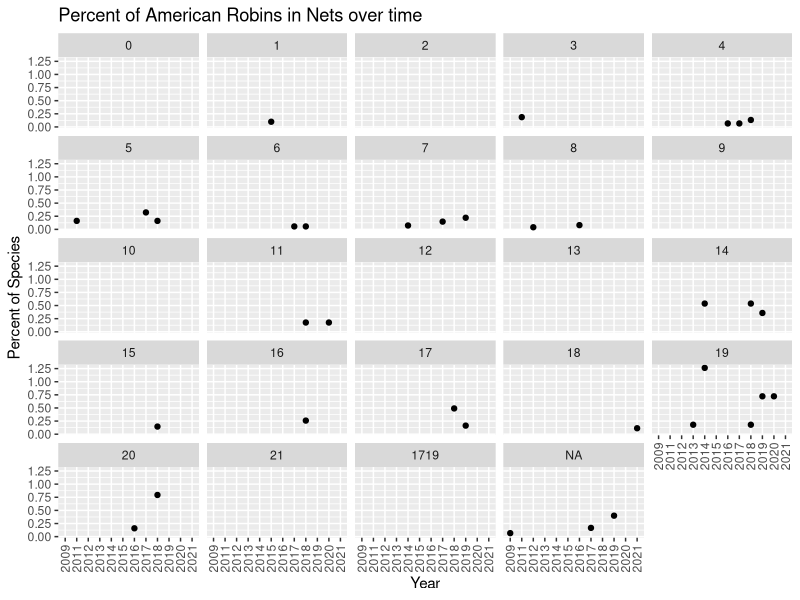

R code for this plot:
## ---- chunk 1
knitr::opts_chunk$set(echo = TRUE)
library(tidyverse)
library(readxl)
library(lubridate)

# Note: **PPP** = "Potential problem point" in code if trying to run new data 
## ---- chunk 2
recap_data <- read_excel("All Recaps Dec 9 2021.xls") 
band_data <- read_excel("All bands Dec 9 2021.xls") %>% 
  rename(Net = `Net/box`)

all_data <- recap_data %>% 
  full_join(band_data)  %>% # join recap and band data 
  mutate(Time = str_split_fixed(Time, " ", 2)[,2]) %>% # only keep time (not [incorrect] date) **PPP**
  rename(banding_date = `Banding Date`, recapture_date = `Recapture Date`, how_captured = `How Captured`, band_number = `Band Number`, wing_chord = `Wing Chord`) %>%  # rename columns without spaces
  mutate(net_number = as.factor(as.numeric(Net)), Species = as.factor(Species)) %>% # only keep number for nets; change species to factor 
  mutate(obs_date = coalesce(recapture_date, banding_date)) 


## ---- chunk 3
birds_per_net <- all_data %>% 
  group_by(net_number) %>% 
  summarize(tot_birds= n()) #%>% # total number of birds caught in each net
  #filter(tot_birds > 1, !is.na(net_number)) # filter out only "real" nets **PPP** 


net_spec <- all_data %>% 
  group_by(net_number, Species) %>% 
  summarize(num_birds = n()) %>% 
  left_join(birds_per_net) %>% 
  mutate(perc_species = num_birds/tot_birds*100) 
net_spec

net_spec_yr <- all_data %>% 
  mutate(obs_yr = format(obs_date, "%Y")) %>% 
  group_by(net_number, Species, obs_yr) %>% 
  summarize(num_birds = n()) %>% 
  left_join(birds_per_net) %>% 
  mutate(perc_species = num_birds/tot_birds*100)
net_spec_yr

net_spec_export <- net_spec %>% select(-tot_birds)
net_spec_yr_export <- net_spec_yr %>% select(-tot_birds)


write_excel_csv(net_spec_export, file = paste(Sys.Date(), "_net_percSpecies", ".csv", sep = ""))
write_excel_csv(net_spec_yr_export, file = paste(Sys.Date(), "_net_percSpecies_yr", ".csv", sep =""))

## ---- chunk 4

plot_export <- net_spec_yr %>% 
  filter(Species == "AMRO") %>% 
  ggplot(aes(x = obs_yr, y = perc_species))+ 
  geom_point()+
  facet_wrap(~net_number, drop = FALSE) + 
  labs(y = "Percent of Species", x = "Year", title = "Percent of American Robins in Nets over time")+
  theme(axis.text.x = element_text(angle = 90, vjust = 0.5, hjust=1))

ggsave("plot_example.pdf", plot = plot_export)
## ---- chunk 5
all_data %>% filter(net_number == 1719)
